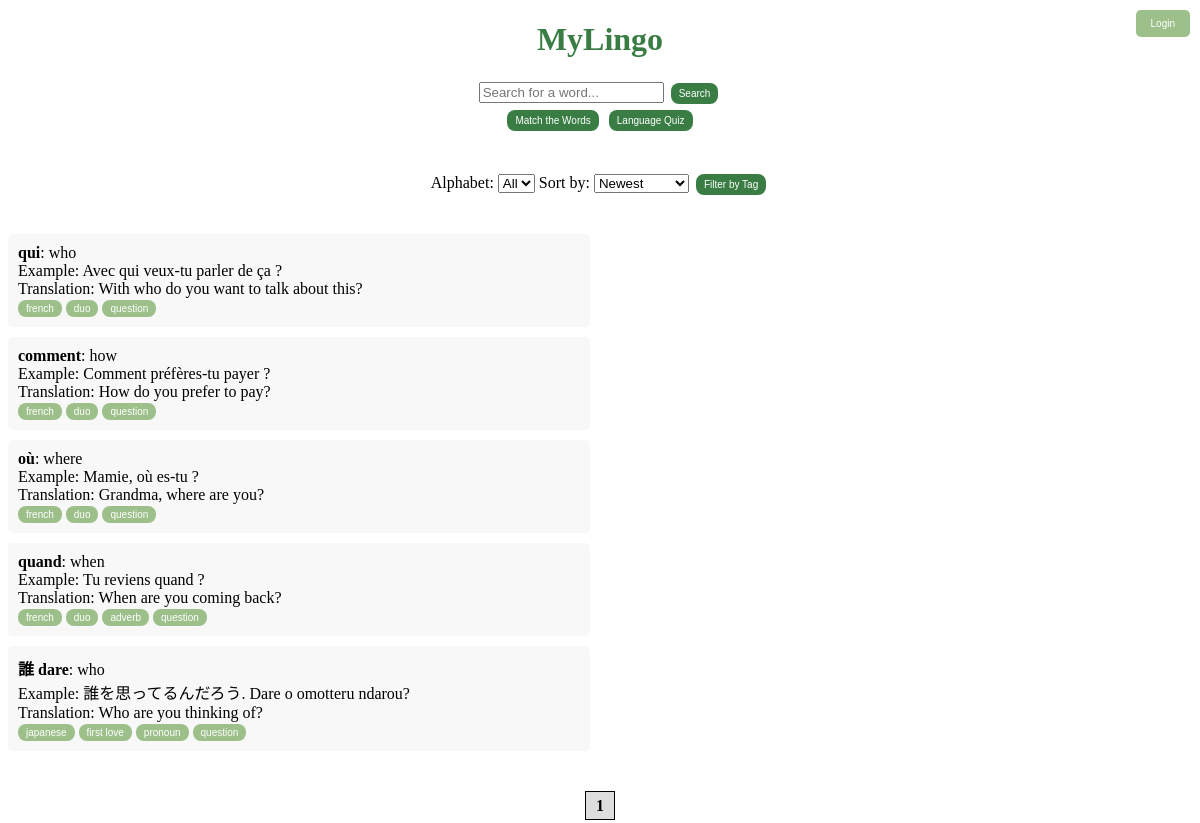
/filter?tag=question, run on the app's committed database.
### tables this page shows
CREATE TABLE vocabulary (
                    id INTEGER PRIMARY KEY AUTOINCREMENT,
                    word TEXT NOT NULL,
                    meaning TEXT,
                    example TEXT,
                    translation TEXT,
                    tags TEXT);

### app.py (the view)
@app.route('/filter')
def filter_words():
    tag = request.args.get('tag', '')  # Default to empty string if not provided
    page = request.args.get('page', 1, type=int)  # Get current page
    alphabet = request.args.get('alphabet', '')  # Get alphabet filter
    sort = request.args.get('sort', 'newest')  # Get sorting option
    conn = sqlite3.connect('database.db')
    conn.row_factory = sqlite3.Row  # ✅ Return dictionaries
    c = conn.cursor()
    query = "SELECT * FROM vocabulary WHERE 1=1"
    params = []
    if tag:
        query += " AND tags LIKE ?"
        params.append('%' + tag + '%')
    if alphabet:
        query += " AND word LIKE ?"
        params.append(alphabet + '%')
    if sort == "newest":
        query += " ORDER BY id DESC"
    elif sort == "oldest":
        query += " ORDER BY id ASC"
    elif sort == "alphabet":
        query += " ORDER BY word ASC"
    c.execute(query, params)
    words = c.fetchall()
    conn.close()
    total_pages = (len(words) // 20) + (1 if len(words) % 20 > 0 else 0)
    words = words[(page - 1) * 20: page * 20]  # Slice words for pagination
    return render_template('index.html',
                           words=words,
                           page=page,
                           total_pages=total_pages,
                           selected_alphabet=alphabet,
                           selected_tag=tag,
                           selected_sort=sort)

### templates/index.html (shortened to what this page needs)
<!DOCTYPE html>
<html>
<head>
    <link rel="stylesheet" href="{{ url_for('static', filename='style.css') }}">
</head>
<body>
    <h1><a href="{{ url_for('index') }}" style="text-decoration: none; color: inherit;">MyLingo</a></h1>
    <div id="login-container">
        {% if current_user.is_authenticated %}
            <p>Welcome, {{ current_user.username }}!</p>
            <a href="{{ url_for('logout') }}"><button id="logout-btn">Logout</button></a>
        {% else %}
            <button id="login-button">Login</button>
        {% endif %}
    </div>
    <form action="/search" method="get">
        <input type="text" name="query" placeholder="Search for a word..." required>
        <button type="submit" class="main-btn">Search</button>
    </form>
    <div class="center-container">
        <a href="{{ url_for('game') }}">
            <button class="main-btn">Match the Words</button></a>
        <a href="{{ url_for('quiz') }}">
            <button class="main-btn">Language Quiz</button>
        </a>
    </div>
    <form method="GET" action="/" style="margin-bottom: 20px;">
        <label for="alphabet-filter">Alphabet:</label>
        <select name="alphabet" id="alphabet-filter" onchange="this.form.submit()">
            <option value="">All</option>
        </select>
        <label for="sort-filter">Sort by:</label>
        <select name="sort" id="sort-filter" onchange="this.form.submit()">
            <option value="newest" {% if selected_sort == "newest" %}selected{% endif %}>Newest</option>
        </select>
        <button class="main-btn" id="filterButton" type="button">Filter by Tag</button>
    </form>
    <div class="word-container">
        <ul class="word-list">
            {% for word in words[:10] %}
                <li class="word-item">
                    <strong>{{ word["word"] }}</strong>: {{ word["meaning"] }}
                    <br> Example: {{ word["example"] }}
                    <br> Translation: {{ word["translation"] }}
                    <br>
                    {% if word['tags'] %}
                        {% for tag in word['tags'].split(',') %}
                            <a href="?page=1&tag={{ tag.strip() }}&alphabet={{ selected_alphabet }}&sort={{ selected_sort }}">
                                <button class="tag-btn tag tag.selected">{{ tag.strip() }}</button></a>
                        {% endfor %}
                    {% endif %}
                </li>
            {% endfor %}
        </ul>
        <ul class="word-list">
        </ul>
    </div>
    <div class="pagination">
        {% for p in range(1, total_pages + 1) %}
            {% if p == page %}
                <a class="active">{{ p }}</a>
            {% else %}
                <a href="?page={{ p }}&alphabet={{ selected_alphabet }}&tag={{ selected_tag }}&sort={{ selected_sort }}">{{ p }}</a>
            {% endif %}
        {% endfor %}
    </div>
</body>
</html>

### static/style.css (style rules this page uses)
h1 { text-align: center; color: #3A7D44 }
button { color: white; border: none; padding: 5px 8px; cursor: pointer; font-size: 10px; border-radius: 8px; }
#login-container { position: absolute; top: 10px; right: 10px; }
#login-button { background-color: #9DC08B; color: white; padding: 8px 15px; border: none; border-radius: 5px; cursor: pointer; }
.main-btn { background-color: #3A7D44; margin: 3px; }
.tag,.tag-btn,.edit-btn,.delete-btn { background-color: #9DC08B; padding: 3px 8px; }
form { text-align: center; }
.center-container { justify-content: center; align-items: center; flex-direction: row; text-align: center; width: 100%; height: 8vh; }
.word-container { display: flex; justify-content: space-between; gap: 20px; }
.word-list { width: 50%; list-style-type: none; padding: 0; }
.word-item { background: #f8f8f8; padding: 10px; margin-bottom: 10px; border-radius: 5px; }
.pagination { text-align: center; margin-top: 20px; }
.pagination a { padding: 5px 10px; margin: 2px; border: 1px solid #000; text-decoration: none; }
.pagination .active { font-weight: bold; background: #ddd; }

### data on the page
vocabulary: word "qui", meaning "who", example "Avec qui veux-tu parler de ça ?", translation "With who do you want to talk about this?", strip "french" "duo" "question"
vocabulary: word "comment", meaning "how", example "Comment préfères-tu payer ?", translation "How do you prefer to pay?", strip "french" "duo" "question"
vocabulary: word "où", meaning "where", example "Mamie, où es-tu ?", translation "Grandma, where are you?", strip "french" "duo" "question"
vocabulary: word "quand", meaning "when", example "Tu reviens quand ?", translation "When are you coming back?", strip "french" "duo" "adverb" "question"
vocabulary: word "誰 dare", meaning "who", example "誰を思ってるんだろう. Dare o omotteru ndarou?", translation "Who are you thinking of?", strip "japanese" "first love" "pronoun" "question"

### other printed values
{{ p }} "1"
